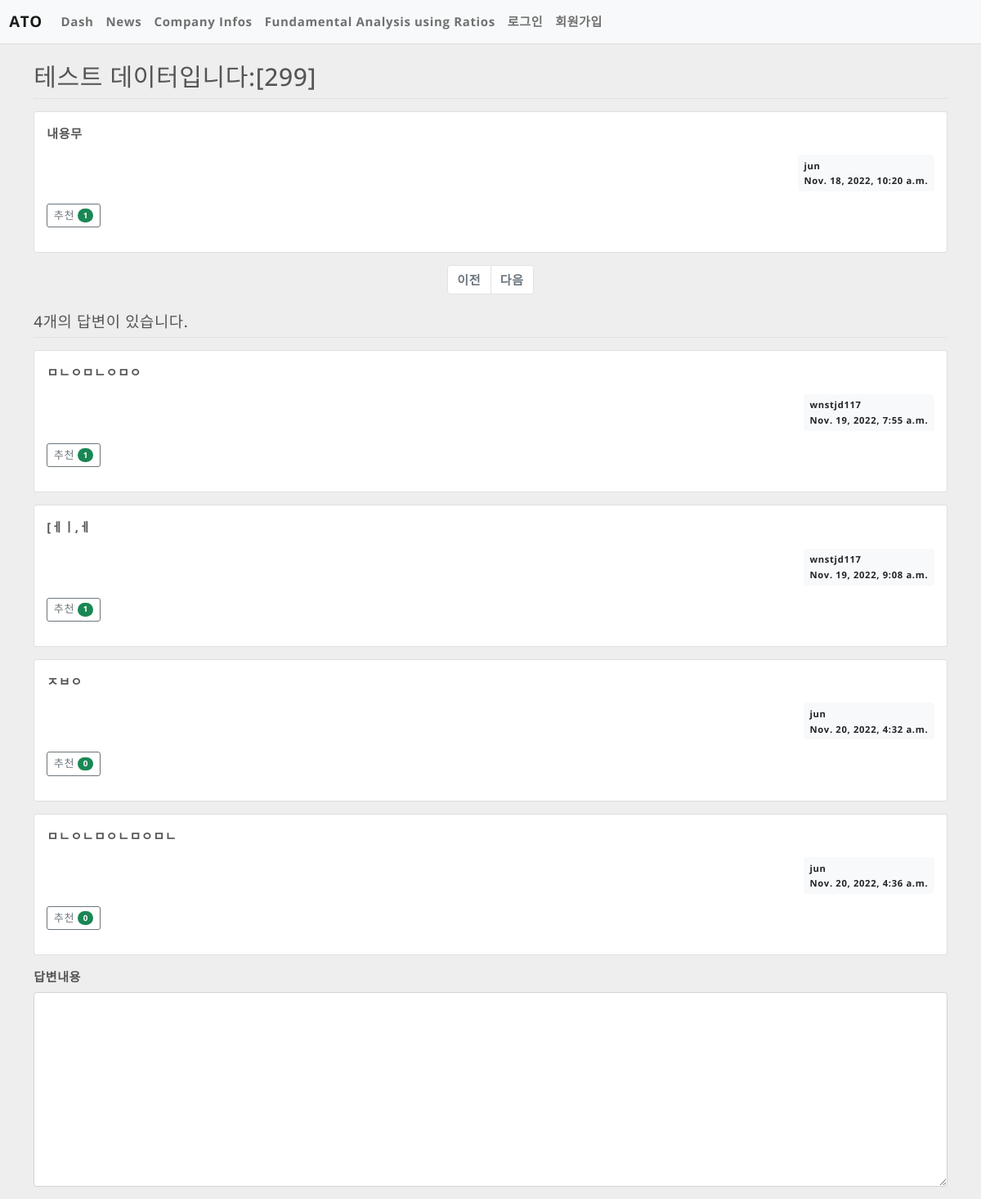
Page /dash/301/ on the committed database.
### dash/models.py (models this page shows, shortened)
class Question(models.Model):
    author = models.ForeignKey(User, on_delete=models.CASCADE, related_name='author_question')
    subject = models.CharField(max_length=200)
    content = models.TextField()
    create_date = models.DateTimeField()
    modify_date = models.DateTimeField(null=True, blank=True)
    voter = models.ManyToManyField(User, related_name='voter_question')  # 추천인 추가

class Answer(models.Model):
    author = models.ForeignKey(User, on_delete=models.CASCADE, related_name='author_answer')
    question = models.ForeignKey(Question, on_delete=models.CASCADE)
    content = models.TextField()
    create_date = models.DateTimeField()
    modify_date = models.DateTimeField(null=True, blank=True)
    voter = models.ManyToManyField(User, related_name='voter_answer')

### dash/views/base_views.py (the view)
# urls.py: path('<int:question_id>/', base_views.detail, name='detail'),
def detail(request, question_id):
    question = get_object_or_404(Question, pk=question_id)
    context = {'question': question}
    return render(request, 'dash/question_detail.html', context)

### dash/templatetags/dash_filter.py (called while the page is built)
@register.filter
def mark(value):
    extensions = ["nl2br", "fenced_code"]
    return mark_safe(markdown.markdown(value, extensions=extensions))

### templates/dash/question_detail.html (shortened to what this page needs)
{% extends 'base.html' %}
{% load dash_filter %}
{% block content %}
<div class="container my-3">
    <h2 class="border-bottom py-2">{{ question.subject }}</h2>
    <div class="card my-3">
        <div class="card-body">
            <div class="card-text">
                {{ question.content|mark }}
            </div>
            <div class="d-flex justify-content-end">
                <div class="badge bg-light text-dark p-2 text-start">
                    <div class="mb-2">{{ question.author.username }}</div>
                    <div>{{ question.create_date }}</div>
                </div>
            </div>
            <div class="my-3">
                <a
                    href="javascript:void(0)"
                    data-uri="{% url 'dash:question_vote' question.id  %}"
                    class="recommend btn btn-sm btn-outline-secondary"
                >
                    추천
                    <span class="badge rounded-pill bg-success"
                        >{{question.voter.count}}</span
                    >
                </a>
            </div>
        </div>
    </div>
        <ul class="pagination justify-content-center">
            {% if question_list.has_previous %}
            <li class="page-item">
                <a class="page-link" data-page="{{ question_list.previous_page_number }}"
                href="javascript:void(0)">이전</a>
            </li>
            {% else %}
            <li class="page-item disabled">
                <a class="page-link" tabindex="-1" aria-disabled="true" href="#"
                    >이전</a
                >
            </li>
            {% endif %}
            {% if question_list.has_next %}
            <li class="page-item">
                <a class="page-link" data-page="{{ question_list.next_page_number }}"
                href="javascript:void(0)">다음</a>
            </li>
            {% else %}
            <li class="page-item disabled">
                <a class="page-link" tabindex="-1" aria-disabled="true" href="#"
                    >다음</a
                >
            </li>
            {% endif %}
        </ul>
    <h5 class="border-bottom my-3 py-2">
        {{question.answer_set.count}}개의 답변이 있습니다.
    </h5>
    {% for answer in question.answer_set.all %}
    <div class="card my-3">
        <div class="card-body">
            <div class="card-text">
                {{ answer.content|mark }}
            </div>
            <div class="d-flex justify-content-end">
                <div class="badge bg-light text-dark p-2 text-start">
                    <div class="mb-2">{{ answer.author.username }}</div>
                    <div>{{ answer.create_date }}</div>
                </div>
            </div>
            <div class="my-3">
                <a
                    href="javascript:void(0)"
                    data-uri="{% url 'dash:answer_vote' answer.id  %}"
                    class="recommend btn btn-sm btn-outline-secondary"
                >
                    추천
                    <span class="badge rounded-pill bg-success"
                        >{{answer.voter.count}}</span
                    >
                </a>
            </div>
        </div>
    </div>
    {% endfor %}
    <form
        action="{% url 'dash:answer_create' question.id %}"
        method="post"
        class="my-3"
    >
        <div class="mb-3">
            <label for="content" class="form-label">답변내용</label>
            <textarea
                name="content"
                id="content"
                class="form-control"
                rows="10"
            ></textarea>
        </div>
    </form>
</div>
{% endblock %}

### static/style.css (style rules this page uses)
html,body { margin: 0; background: #eee; font-family: 'Montserrat', sans-serif; font-family: 'Open Sans', sans-serif; font-weight: bold; letter-spacing: 0.65px; font-size: 15px; color: #555; cursor: default; }

### rows in the picture
Question: subject "테스트 데이터입니다:[299]", content|mark "내용무", author.username "jun", create_date "Nov. 18, 2022, 10:20 a.m.", voter.count "1", answer_set.count "4"
Answer: content|mark "ㅁㄴㅇㅁㄴㅇㅁㅇ", author.username "wnstjd117", create_date "Nov. 19, 2022, 7:55 a.m.", voter.count "1"
Answer: content|mark "[ㅔㅣ,ㅔ", author.username "wnstjd117", create_date "Nov. 19, 2022, 9:08 a.m.", voter.count "1"
Answer: content|mark "ㅈㅂㅇ", author.username "jun", create_date "Nov. 20, 2022, 4:32 a.m.", voter.count "0"
Answer: content|mark "ㅁㄴㅇㄴㅁㅇㄴㅁㅇㅁㄴ", author.username "jun", create_date "Nov. 20, 2022, 4:36 a.m.", voter.count "0"
